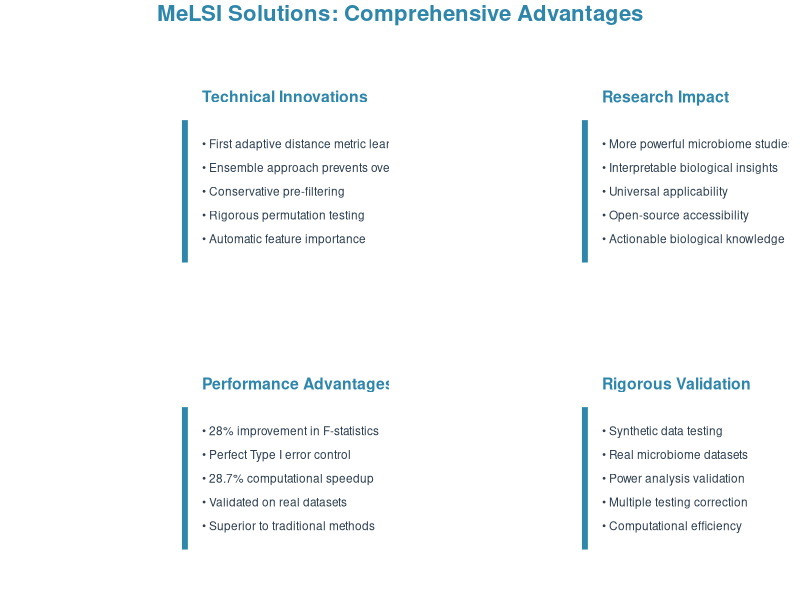

Recreate this plot in R.
# Combined Solutions Grid - 2x2 Layout
library(ggplot2)
library(gridExtra)
library(grid)

# Set theme to match your style
theme_combined <- theme_minimal() +
  theme(
    text = element_text(size = 10),
    plot.title = element_text(size = 12, face = "bold", hjust = 0.5),
    plot.subtitle = element_text(size = 10, hjust = 0.5),
    axis.text = element_blank(),
    axis.ticks = element_blank(),
    axis.title = element_blank(),
    panel.grid = element_blank(),
    panel.background = element_blank(),
    plot.background = element_blank(),
    plot.margin = margin(8, 8, 8, 8)
  )

# Colors - blue theme only
melsi_blue <- "#2E86AB"
text_gray <- "#2C3E50"

# Create individual panels
create_tech_panel <- function() {
  p <- ggplot() +
    annotate("text", x = 0.5, y = 0.9, 
             label = "Technical Innovations", 
             size = 4, fontface = "bold", color = melsi_blue, hjust = 0) +
    annotate("text", x = 0.5, y = 0.8, 
             label = "• First adaptive distance metric learning", 
             size = 3, color = text_gray, hjust = 0) +
    annotate("text", x = 0.5, y = 0.75, 
             label = "• Ensemble approach prevents overfitting", 
             size = 3, color = text_gray, hjust = 0) +
    annotate("text", x = 0.5, y = 0.7, 
             label = "• Conservative pre-filtering", 
             size = 3, color = text_gray, hjust = 0) +
    annotate("text", x = 0.5, y = 0.65, 
             label = "• Rigorous permutation testing", 
             size = 3, color = text_gray, hjust = 0) +
    annotate("text", x = 0.5, y = 0.6, 
             label = "• Automatic feature importance", 
             size = 3, color = text_gray, hjust = 0) +
    annotate("segment", x = 0.45, xend = 0.45, y = 0.55, yend = 0.85,
             color = melsi_blue, linewidth = 2) +
    xlim(0, 1) + ylim(0.5, 1) + theme_combined
  return(p)
}

create_impact_panel <- function() {
  p <- ggplot() +
    annotate("text", x = 0.5, y = 0.9, 
             label = "Research Impact", 
             size = 4, fontface = "bold", color = melsi_blue, hjust = 0) +
    annotate("text", x = 0.5, y = 0.8, 
             label = "• More powerful microbiome studies", 
             size = 3, color = text_gray, hjust = 0) +
    annotate("text", x = 0.5, y = 0.75, 
             label = "• Interpretable biological insights", 
             size = 3, color = text_gray, hjust = 0) +
    annotate("text", x = 0.5, y = 0.7, 
             label = "• Universal applicability", 
             size = 3, color = text_gray, hjust = 0) +
    annotate("text", x = 0.5, y = 0.65, 
             label = "• Open-source accessibility", 
             size = 3, color = text_gray, hjust = 0) +
    annotate("text", x = 0.5, y = 0.6, 
             label = "• Actionable biological knowledge", 
             size = 3, color = text_gray, hjust = 0) +
    annotate("segment", x = 0.45, xend = 0.45, y = 0.55, yend = 0.85,
             color = melsi_blue, linewidth = 2) +
    xlim(0, 1) + ylim(0.5, 1) + theme_combined
  return(p)
}

create_performance_panel <- function() {
  p <- ggplot() +
    annotate("text", x = 0.5, y = 0.9, 
             label = "Performance Advantages", 
             size = 4, fontface = "bold", color = melsi_blue, hjust = 0) +
    annotate("text", x = 0.5, y = 0.8, 
             label = "• 28% improvement in F-statistics", 
             size = 3, color = text_gray, hjust = 0) +
    annotate("text", x = 0.5, y = 0.75, 
             label = "• Perfect Type I error control", 
             size = 3, color = text_gray, hjust = 0) +
    annotate("text", x = 0.5, y = 0.7, 
             label = "• 28.7% computational speedup", 
             size = 3, color = text_gray, hjust = 0) +
    annotate("text", x = 0.5, y = 0.65, 
             label = "• Validated on real datasets", 
             size = 3, color = text_gray, hjust = 0) +
    annotate("text", x = 0.5, y = 0.6, 
             label = "• Superior to traditional methods", 
             size = 3, color = text_gray, hjust = 0) +
    annotate("segment", x = 0.45, xend = 0.45, y = 0.55, yend = 0.85,
             color = melsi_blue, linewidth = 2) +
    xlim(0, 1) + ylim(0.5, 1) + theme_combined
  return(p)
}

create_validation_panel <- function() {
  p <- ggplot() +
    annotate("text", x = 0.5, y = 0.9, 
             label = "Rigorous Validation", 
             size = 4, fontface = "bold", color = melsi_blue, hjust = 0) +
    annotate("text", x = 0.5, y = 0.8, 
             label = "• Synthetic data testing", 
             size = 3, color = text_gray, hjust = 0) +
    annotate("text", x = 0.5, y = 0.75, 
             label = "• Real microbiome datasets", 
             size = 3, color = text_gray, hjust = 0) +
    annotate("text", x = 0.5, y = 0.7, 
             label = "• Power analysis validation", 
             size = 3, color = text_gray, hjust = 0) +
    annotate("text", x = 0.5, y = 0.65, 
             label = "• Multiple testing correction", 
             size = 3, color = text_gray, hjust = 0) +
    annotate("text", x = 0.5, y = 0.6, 
             label = "• Computational efficiency", 
             size = 3, color = text_gray, hjust = 0) +
    annotate("segment", x = 0.45, xend = 0.45, y = 0.55, yend = 0.85,
             color = melsi_blue, linewidth = 2) +
    xlim(0, 1) + ylim(0.5, 1) + theme_combined
  return(p)
}

# Create the combined grid
create_combined_grid <- function() {
  tech_panel <- create_tech_panel()
  impact_panel <- create_impact_panel()
  performance_panel <- create_performance_panel()
  validation_panel <- create_validation_panel()
  
  # Arrange in 2x2 grid
  combined_plot <- grid.arrange(
    tech_panel, impact_panel,
    performance_panel, validation_panel,
    ncol = 2, nrow = 2,
    top = textGrob("MeLSI Solutions: Comprehensive Advantages", 
                   gp = gpar(fontsize = 16, fontface = "bold", col = melsi_blue))
  )
  
  return(combined_plot)
}

# Create and save the combined grid
cat("Creating combined solutions grid...\n")
combined_grid <- create_combined_grid()

# Save the figure
ggsave("figure6_combined_solutions_grid.png", combined_grid, 
       width = 12, height = 8, dpi = 300, bg = "white")

cat("Combined solutions grid saved as: figure6_combined_solutions_grid.png\n")










